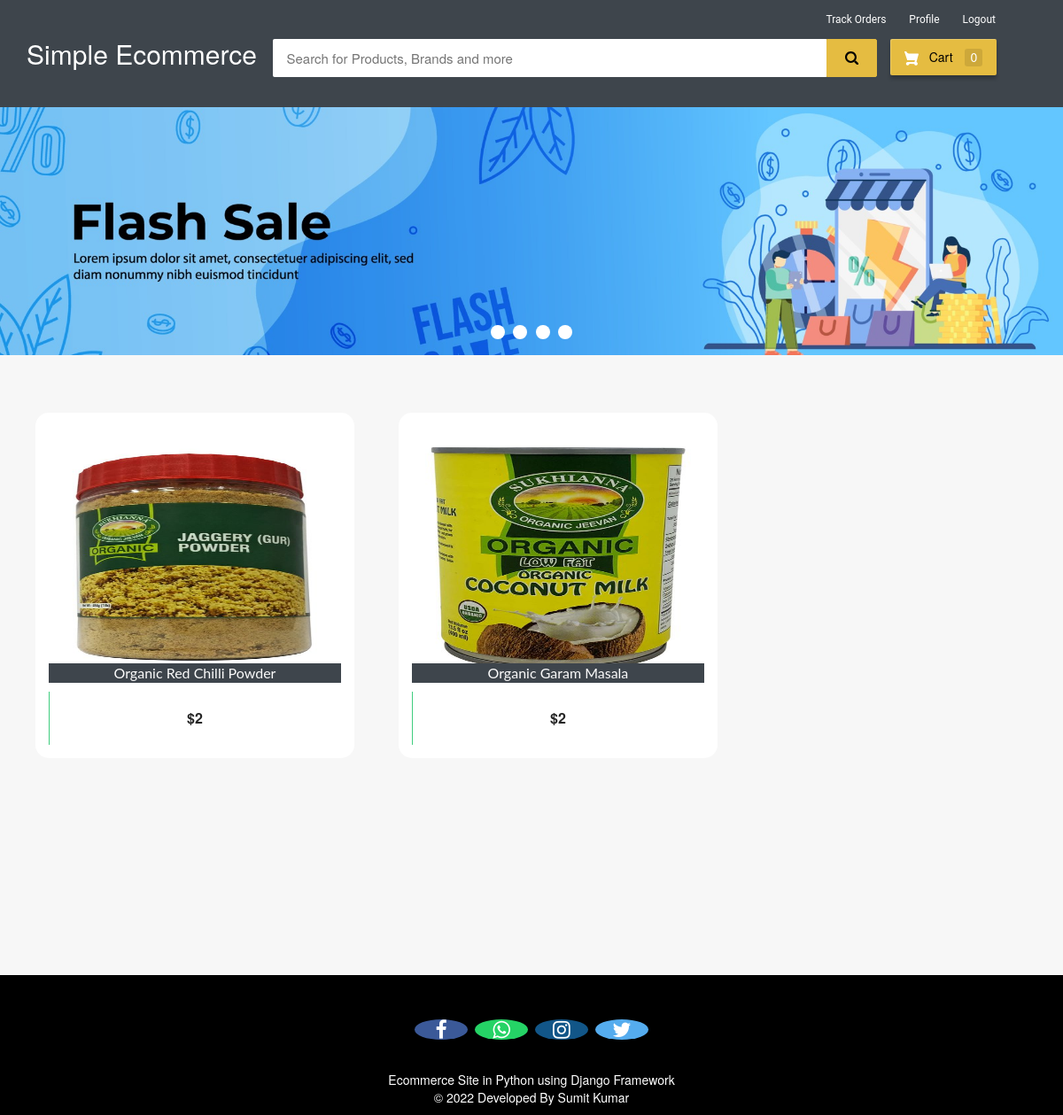
/customer-home (signed in), run on the app's committed database.
### ecom/models.py (models this page shows, shortened)
class Product(models.Model):
    name=models.CharField(max_length=40)
    product_image= models.ImageField(upload_to='product_image/',null=True,blank=True)
    price = models.PositiveIntegerField()
    description=models.CharField(max_length=40)

### ecom/views.py (the view)
# urls.py: path('customer-home', views.customer_home_view,name='customer-home'),
@login_required(login_url='customerlogin')
@user_passes_test(is_customer)
def customer_home_view(request):
    products=models.Product.objects.all()
    if 'product_ids' in request.COOKIES:
        product_ids = request.COOKIES['product_ids']
        counter=product_ids.split('|')
        product_count_in_cart=len(set(counter))
    else:
        product_count_in_cart=0
    return render(request,'ecom/customer_home.html',{'products':products,'product_count_in_cart':product_count_in_cart})

### ecom/views.py (called while the page is built)
def is_customer(user):
    return user.groups.filter(name='CUSTOMER').exists()

### templates/ecom/customer_home.html (shortened to what this page needs)
{% extends 'ecom/customer_base.html' %}
{% load static %}
{% block content %}
<div class="row">
  <div class="col-md-12">
    <div class="slider-container">
      <div class="menu">
        <label for="slide-dot-1"></label>
        <label for="slide-dot-2"></label>
        <label for="slide-dot-3"></label>
        <label for="slide-dot-4"></label>
      </div>
        <div class="slide slide-1"></div>
    </div>
  </div>
</div>
  {%if products%}
  <br>
  <div class="row">
      {% for p in products %}
      <div class="column">
      <div class="container page-wrapper" style="width: 450px;">
        <div class="page-inner">
          <div class="row">
            <div class="el-wrapper">
              <div class="box-up">
                <img class="img" src="{% static p.product_image.url %}" alt="product pic" height="300px" width="300px">
                <div class="img-info">
                  <div class="info-inner">
                    <span style="background-color:#3e454c; color:fbfbfb;"class="p-company">{{p.name}}</span>
                  </div>
                </div>
              </div>
              <div class="box-down">
                <a class="cart" href="{% url 'add-to-cart' p.id  %}">
                  <span class="price">${{p.price}}</span>
                  <span class="add-to-cart">
                    <span class="txt"><i class="fa fa-shopping-cart"></i> Add To Cart</span>
                  </span>
                </a>
              </div>
            </div>
          </div>
        </div>
      </div>
      </div>
  {% endfor %}
</div>
{%else%}
<h3 style="text-align:center; color:#3E454C;">No Search Found</h3>
{%endif%}
<br><br><br>
<br><br><br><br><br><br><br><br><br><br><br><br>
{% endblock content %}

### templates/ecom/customer_base.html (style rules this page uses)
body { background-color: #f7f7f7; }
.menu { cursor: pointer }
.fa { font-size: 23px; width: 60px; text-align: center; text-decoration: none; margin: 5px 2px; border-radius: 50%; }

### data on the page
Product: product_image (picture), name "Organic Red Chilli Powder", price "2"
Product: product_image (picture), name "Organic Garam Masala", price "2"

### other printed values
{{ product_count_in_cart }} "0"
